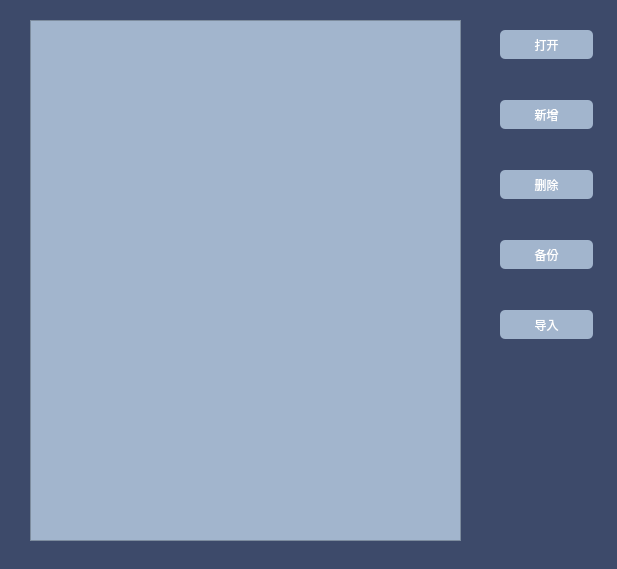
<?xml version="1.0" encoding="UTF-8"?>
<ui version="4.0">
 <class>BookChoose</class>
 <widget class="QDialog" name="BookChoose">
  <property name="geometry">
   <rect>
    <x>0</x>
    <y>0</y>
    <width>617</width>
    <height>569</height>
   </rect>
  </property>
  <property name="windowTitle">
   <string>Dialog</string>
  </property>
  <property name="styleSheet">
   <string notr="true">background-color: rgb(61, 74, 106);</string>
  </property>
  <widget class="QListWidget" name="bookList">
   <property name="geometry">
    <rect>
     <x>30</x>
     <y>20</y>
     <width>431</width>
     <height>521</height>
    </rect>
   </property>
   <property name="styleSheet">
    <string notr="true">background-color: rgb(162, 181, 205);</string>
   </property>
  </widget>
  <widget class="QPushButton" name="btnChooseBook">
   <property name="geometry">
    <rect>
     <x>500</x>
     <y>30</y>
     <width>93</width>
     <height>29</height>
    </rect>
   </property>
   <property name="styleSheet">
    <string notr="true">background-color: rgb(162, 181, 205);
color: rgb(255, 255, 255);
border: 0px groove gary;
border-radius:5px;
selection-background-color: rgb(170, 255, 255);</string>
   </property>
   <property name="text">
    <string>打开</string>
   </property>
  </widget>
  <widget class="QPushButton" name="btnAddBook">
   <property name="geometry">
    <rect>
     <x>500</x>
     <y>100</y>
     <width>93</width>
     <height>29</height>
    </rect>
   </property>
   <property name="styleSheet">
    <string notr="true">background-color: rgb(162, 181, 205);
color: rgb(255, 255, 255);
border: 0px groove gary;
border-radius:5px;
selection-background-color: rgb(170, 255, 255);</string>
   </property>
   <property name="text">
    <string>新增</string>
   </property>
  </widget>
  <widget class="QPushButton" name="btnDeleteBook">
   <property name="geometry">
    <rect>
     <x>500</x>
     <y>170</y>
     <width>93</width>
     <height>29</height>
    </rect>
   </property>
   <property name="styleSheet">
    <string notr="true">background-color: rgb(162, 181, 205);
color: rgb(255, 255, 255);
border: 0px groove gary;
border-radius:5px;
selection-background-color: rgb(170, 255, 255);</string>
   </property>
   <property name="text">
    <string>删除</string>
   </property>
  </widget>
  <widget class="QPushButton" name="btnBackup">
   <property name="geometry">
    <rect>
     <x>500</x>
     <y>240</y>
     <width>93</width>
     <height>29</height>
    </rect>
   </property>
   <property name="styleSheet">
    <string notr="true">background-color: rgb(162, 181, 205);
color: rgb(255, 255, 255);
border: 0px groove gary;
border-radius:5px;
selection-background-color: rgb(170, 255, 255);</string>
   </property>
   <property name="text">
    <string>备份</string>
   </property>
  </widget>
  <widget class="QPushButton" name="btnImport">
   <property name="geometry">
    <rect>
     <x>500</x>
     <y>310</y>
     <width>93</width>
     <height>29</height>
    </rect>
   </property>
   <property name="styleSheet">
    <string notr="true">background-color: rgb(162, 181, 205);
color: rgb(255, 255, 255);
border: 0px groove gary;
border-radius:5px;
selection-background-color: rgb(170, 255, 255);</string>
   </property>
   <property name="text">
    <string>导入</string>
   </property>
  </widget>
 </widget>
 <resources/>
 <connections/>
</ui>
